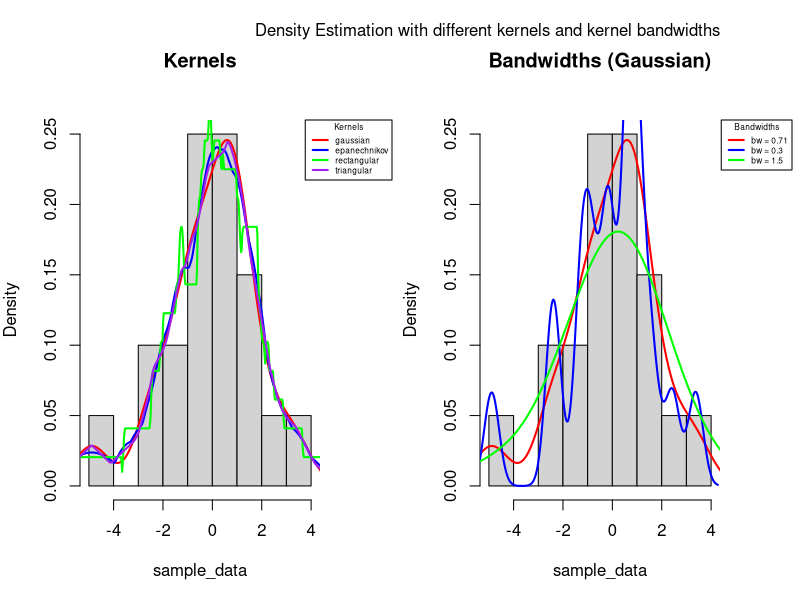

Generate this figure with R:
## ---- chunk 1
# Set seed for reproducibility
set.seed(123)

# Generate random sample from t-distribution with 3 degrees of freedom
n <- 20
sample_data <- rt(n, df = 3)

# Define different kernel types and colors
kernels <- c("gaussian", "epanechnikov", "rectangular", "triangular")
colors_kernels <- c("red", "blue", "green", "purple")

# Define different bandwidth choices and colors
bandwidths <- c(density(sample_data)$bw, 0.3, 1.5)
colors_bandwidths <- c("red", "blue", "green")

# Adjust plot margins to make space for legends
par(mfrow = c(1, 2), mar = c(5, 4, 6, 4))  # Extra right margin for the legend

# Plot histogram with different kernel choices
hist(sample_data, probability = TRUE, main = "Kernels", col = "lightgray", border = "black")

for (i in seq_along(kernels)) {
  lines(density(sample_data, kernel = kernels[i]), col = colors_kernels[i], lwd = 2)
}

# Add legend outside the plot
legend("topright", inset = c(-0.3, 0), legend = kernels, col = colors_kernels, lwd = 2, cex = 0.5, title = "Kernels", xpd = TRUE)

# Plot histogram with different bandwidth choices
hist(sample_data, probability = TRUE, main = "Bandwidths (Gaussian)", col = "lightgray", border = "black")

for (i in seq_along(bandwidths)) {
  lines(density(sample_data, bw = bandwidths[i]), col = colors_bandwidths[i], lwd = 2)
}

# Add legend outside the plot
legend("topright", inset = c(-0.3, 0), legend = paste("bw =", round(bandwidths, 2)), col = colors_bandwidths, lwd = 2, cex = 0.5,
       title = "Bandwidths", xpd = TRUE)

# --- Add an Overall Title ---
mtext("Density Estimation with different kernels and kernel bandwidths",line = 4, cex = 1, font = 1, adj = 1)
## ---- chunk 2
h_opt <- function(x) {
  sigma_hat <- min(sd(x), IQR(x) / 1.34)  # Compute standard deviation and interquartile range
  h_optimal <- 1.06 * sigma_hat * length(x)^(-1/5)  # Optimal bandwidth formula
  return(h_optimal)
}

# Compute optimal bandwidth for the sample
h_opt_value <- h_opt(sample_data)

# Compare with R's default bandwidth
default_bw <- density(sample_data)$bw

# Print results
cat("Optimal Bandwidth (h_opt):", h_opt_value, "\n")
cat("Default R Bandwidth:", default_bw, "\n")
